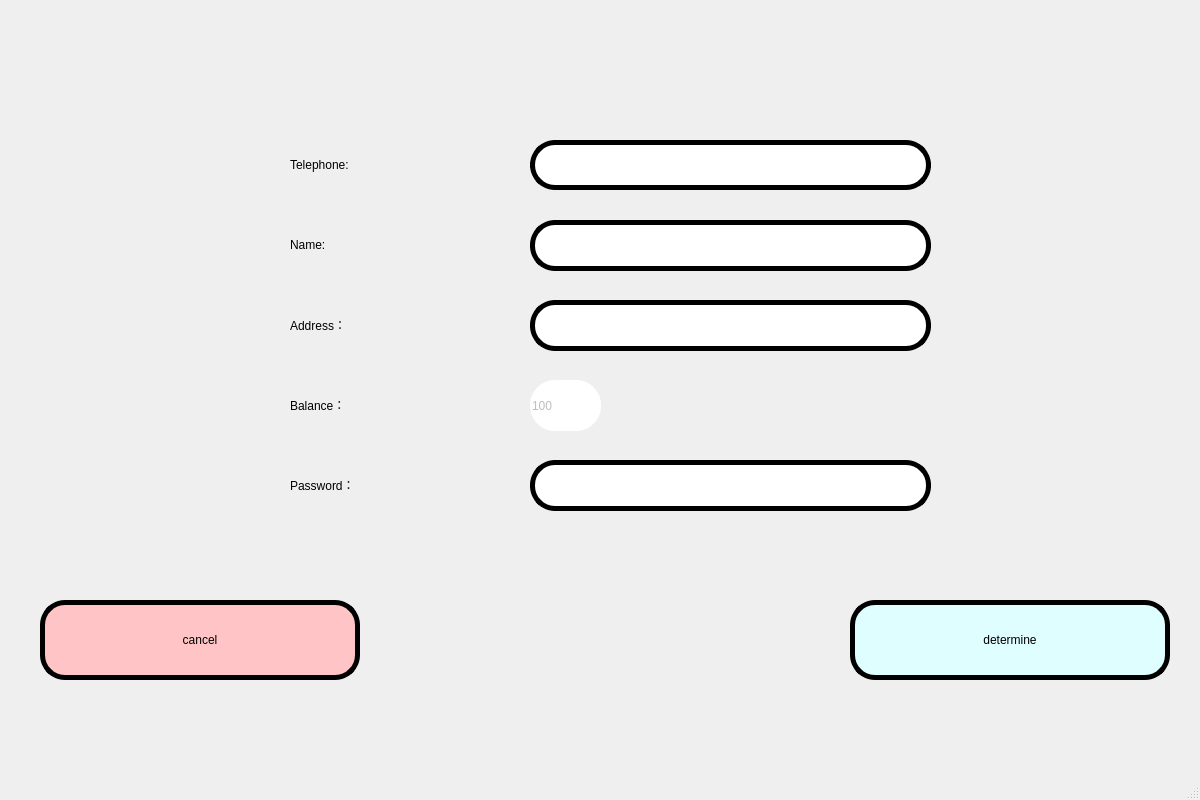
<?xml version="1.0" encoding="UTF-8"?>
<ui version="4.0">
 <class>registered_win</class>
 <widget class="QMainWindow" name="registered_win">
  <property name="geometry">
   <rect>
    <x>0</x>
    <y>0</y>
    <width>1200</width>
    <height>800</height>
   </rect>
  </property>
  <property name="windowTitle">
   <string>MainWindow</string>
  </property>
  <property name="styleSheet">
   <string notr="true">QWidget#centralwidget {
border-image: url(:/register/背景1.jpg)
}
</string>
  </property>
  <widget class="QWidget" name="centralwidget">
   <widget class="QPushButton" name="pushButton">
    <property name="geometry">
     <rect>
      <x>850</x>
      <y>600</y>
      <width>320</width>
      <height>80</height>
     </rect>
    </property>
    <property name="styleSheet">
     <string notr="true">QPushButton{
   border-radius: 25px;
   background-color:rgb(222, 254, 255);
   border:5px solid rgb(0, 0, 0);
   font: 20pt &quot;Showcard Gothic&quot;;
}</string>
    </property>
    <property name="text">
     <string>determine</string>
    </property>
   </widget>
   <widget class="QPushButton" name="pushButton_2">
    <property name="geometry">
     <rect>
      <x>40</x>
      <y>600</y>
      <width>320</width>
      <height>80</height>
     </rect>
    </property>
    <property name="styleSheet">
     <string notr="true">QPushButton{
   border-radius: 25px;
   background-color:rgb(255, 196, 197);
   border:5px solid rgb(0, 0, 0);
   font: 20pt &quot;Showcard Gothic&quot;;
}</string>
    </property>
    <property name="text">
     <string>cancel</string>
    </property>
   </widget>
   <widget class="QLabel" name="label_3">
    <property name="geometry">
     <rect>
      <x>290</x>
      <y>380</y>
      <width>200</width>
      <height>50</height>
     </rect>
    </property>
    <property name="styleSheet">
     <string notr="true">font: 25pt &quot;Baskerville Old Face&quot;;</string>
    </property>
    <property name="text">
     <string>&lt;html&gt;&lt;head/&gt;&lt;body&gt;&lt;p&gt;Balance：&lt;/p&gt;&lt;/body&gt;&lt;/html&gt;</string>
    </property>
   </widget>
   <widget class="QLineEdit" name="balance_le">
    <property name="enabled">
     <bool>false</bool>
    </property>
    <property name="geometry">
     <rect>
      <x>530</x>
      <y>380</y>
      <width>71</width>
      <height>51</height>
     </rect>
    </property>
    <property name="styleSheet">
     <string notr="true">QLineEdit{
   border-radius: 25px;
   font: 20pt &quot;Showcard Gothic&quot;;
}</string>
    </property>
    <property name="text">
     <string>100</string>
    </property>
   </widget>
   <widget class="QLineEdit" name="address_le">
    <property name="geometry">
     <rect>
      <x>530</x>
      <y>300</y>
      <width>401</width>
      <height>51</height>
     </rect>
    </property>
    <property name="styleSheet">
     <string notr="true">QLineEdit{
   border-radius: 25px;
   background-color:rgb(255, 255, 255);
   border:5px solid rgb(0, 0, 0);
   font: 20pt &quot;Showcard Gothic&quot;;
}</string>
    </property>
   </widget>
   <widget class="QLabel" name="label_2">
    <property name="geometry">
     <rect>
      <x>290</x>
      <y>300</y>
      <width>200</width>
      <height>51</height>
     </rect>
    </property>
    <property name="styleSheet">
     <string notr="true">font: 25pt &quot;Baskerville Old Face&quot;;</string>
    </property>
    <property name="text">
     <string>&lt;html&gt;&lt;head/&gt;&lt;body&gt;&lt;p&gt;Address：&lt;/p&gt;&lt;/body&gt;&lt;/html&gt;</string>
    </property>
   </widget>
   <widget class="QLabel" name="label">
    <property name="geometry">
     <rect>
      <x>290</x>
      <y>220</y>
      <width>200</width>
      <height>50</height>
     </rect>
    </property>
    <property name="styleSheet">
     <string notr="true">font: 25pt &quot;Baskerville Old Face&quot;;</string>
    </property>
    <property name="text">
     <string>&lt;html&gt;&lt;head/&gt;&lt;body&gt;&lt;p&gt;Name:&lt;/p&gt;&lt;/body&gt;&lt;/html&gt;</string>
    </property>
   </widget>
   <widget class="QLineEdit" name="name_le">
    <property name="geometry">
     <rect>
      <x>530</x>
      <y>220</y>
      <width>401</width>
      <height>51</height>
     </rect>
    </property>
    <property name="styleSheet">
     <string notr="true">QLineEdit{
   border-radius: 25px;
   background-color:rgb(255, 255, 255);
   border:5px solid rgb(0, 0, 0);
   font: 20pt &quot;Showcard Gothic&quot;;
}</string>
    </property>
   </widget>
   <widget class="QLabel" name="label_5">
    <property name="geometry">
     <rect>
      <x>290</x>
      <y>140</y>
      <width>200</width>
      <height>50</height>
     </rect>
    </property>
    <property name="styleSheet">
     <string notr="true">font: 25pt &quot;Baskerville Old Face&quot;;</string>
    </property>
    <property name="text">
     <string>&lt;html&gt;&lt;head/&gt;&lt;body&gt;&lt;p&gt;Telephone:&lt;/p&gt;&lt;/body&gt;&lt;/html&gt;</string>
    </property>
   </widget>
   <widget class="QLineEdit" name="telephone_le">
    <property name="geometry">
     <rect>
      <x>530</x>
      <y>140</y>
      <width>401</width>
      <height>50</height>
     </rect>
    </property>
    <property name="whatsThis">
     <string>&lt;html&gt;&lt;head/&gt;&lt;body&gt;&lt;p&gt;QLineEdit{&lt;/p&gt;&lt;p&gt;   border-radius: 25px;&lt;/p&gt;&lt;p&gt;   background-color:rgb(255, 255, 255);&lt;/p&gt;&lt;p&gt;   border:5px solid rgb(0, 0, 0);&lt;/p&gt;&lt;p&gt;   font: 20pt &amp;quot;Showcard Gothic&amp;quot;;&lt;/p&gt;&lt;p&gt;}&lt;/p&gt;&lt;/body&gt;&lt;/html&gt;</string>
    </property>
    <property name="styleSheet">
     <string notr="true">QLineEdit{
   border-radius: 25px;
   background-color:rgb(255, 255, 255);
   border:5px solid rgb(0, 0, 0);
   font: 20pt &quot;Showcard Gothic&quot;;
}</string>
    </property>
   </widget>
   <widget class="QLineEdit" name="password_le">
    <property name="geometry">
     <rect>
      <x>530</x>
      <y>460</y>
      <width>401</width>
      <height>51</height>
     </rect>
    </property>
    <property name="styleSheet">
     <string notr="true">QLineEdit{
   border-radius: 25px;
   background-color:rgb(255, 255, 255);
   border:5px solid rgb(0, 0, 0);
   font: 20pt &quot;Showcard Gothic&quot;;
}</string>
    </property>
   </widget>
   <widget class="QLabel" name="label_4">
    <property name="geometry">
     <rect>
      <x>290</x>
      <y>460</y>
      <width>200</width>
      <height>50</height>
     </rect>
    </property>
    <property name="styleSheet">
     <string notr="true">font: 25pt &quot;Baskerville Old Face&quot;;</string>
    </property>
    <property name="text">
     <string>&lt;html&gt;&lt;head/&gt;&lt;body&gt;&lt;p&gt;Password：&lt;/p&gt;&lt;/body&gt;&lt;/html&gt;</string>
    </property>
   </widget>
  </widget>
  <widget class="QMenuBar" name="menubar">
   <property name="geometry">
    <rect>
     <x>0</x>
     <y>0</y>
     <width>1200</width>
     <height>26</height>
    </rect>
   </property>
  </widget>
  <widget class="QStatusBar" name="statusbar"/>
 </widget>
 <resources>
  <include location="images.qrc"/>
 </resources>
 <connections>
  <connection>
   <sender>pushButton</sender>
   <signal>clicked()</signal>
   <receiver>registered_win</receiver>
   <slot>registered()</slot>
   <hints>
    <hint type="sourcelabel">
     <x>260</x>
     <y>289</y>
    </hint>
    <hint type="destinationlabel">
     <x>186</x>
     <y>302</y>
    </hint>
   </hints>
  </connection>
  <connection>
   <sender>pushButton_2</sender>
   <signal>clicked()</signal>
   <receiver>registered_win</receiver>
   <slot>return_send1()</slot>
   <hints>
    <hint type="sourcelabel">
     <x>430</x>
     <y>291</y>
    </hint>
    <hint type="destinationlabel">
     <x>487</x>
     <y>320</y>
    </hint>
   </hints>
  </connection>
 </connections>
 <slots>
  <slot>registered()</slot>
  <slot>return_send1()</slot>
 </slots>
</ui>
